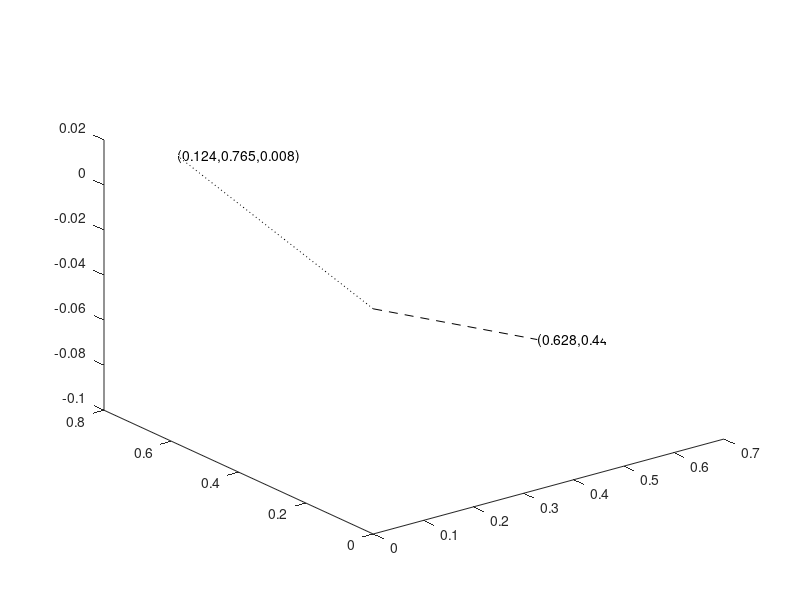

MATLAB code to generate this figure:
% rand(3,1) generates a random 3 by one column vector. We use this u to plot
u=rand(3,1)*2-1;

% plot the origin
plot3(0,0,0,'.k')

% axis setting
axis vis3d
axis off

%%%%% your code starts here %%%%%
% generate a random rotation matrix R
A=rand(3,3);
R=orth(A);
% plot the x axis 
plot3([0,1],[0,0],[0,0],'r');
text(1,0,0,'x')

% plot the y axis 
plot3([0,0],[0,1],[0,0],'g');
text(0,1,0,'y')

% plot the z axis 
plot3([0,0],[0,0],[0,1],'b');
text(0,0,1,'z')

% plot the original vector u
us=[0,0,0];%向量起点
ue=[u(1),u(2),u(3)];%向量终点
point=[us;ue];
plot3(point(:,1),point(:,2),point(:,3),'--k');%绘图
text(u(1),u(2),u(3),['(',num2str(u(1),'%.3f'),',',num2str(u(2),'%.3f'),',',num2str(u(3),'%.3f'),')'])
hold on
% apply rotation and calcuate v plot the vector after rotation v
v = R*u;

% plot the new vector v
vs=[0,0,0];%向量起点
ve=[v(1),v(2),v(3)];%向量终点
point=[vs;ve];
plot3(point(:,1),point(:,2),point(:,3),':k');%绘图
text(v(1),v(2),v(3),['(',num2str(v(1),'%.3f'),',',num2str(v(2),'%.3f'),',',num2str(v(3),'%.3f'),')'])

%%%%% your code ends here %%%%%
